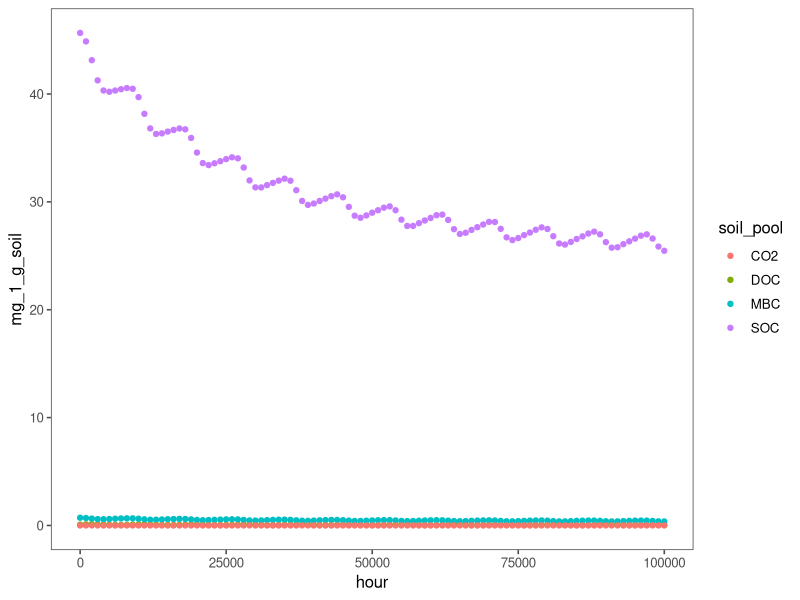

Write R code to recreate this figure.
library(tidyverse)
library(ggthemes)

########################
###Non-param Constants##
########################

temp_ref <- 283

#########################
##CON System Parameters##
#########################

u_M = 0.002
a_SD = 0.33
a_DS = 0.33
a_M = 0.33
a_MSC = 0.5
k_S_ref = 0.000025
k_D_ref = 0.005
k_M_ref = 0.0002
Ea_S = 75
Ea_D = 50
Ea_M = 50

######################################
##Temperature perturbation functions##
######################################

temp_gen <- function(hour, temp_ref) {
    temp <- temp_ref + hour / (20 * 24 * 365) + 10 * sin((2 * pi / 24) * hour) + 10 * sin((2 * pi / (24 * 365)) * hour)
    return(temp)
}

temp_gen_vec <- Vectorize(temp_gen)

arrhenius_temp_dep <- function(parameter, temp, Ea, temp_ref){
    modified_parameter <- parameter * exp(-Ea / 0.008314 * (1 / temp - 1 / temp_ref))
    return(modified_parameter)
}

arrhenius_temp_dep_vec <- Vectorize(arrhenius_temp_dep)

linear_temp_dep <- function(parameter, temp, Q, temp_ref){
    modified_parameter <- parameter - Q * (temp - temp_ref)
    return(modified_parameter)
}

linear_temp_dep_vec <- Vectorize(linear_temp_dep)

df_temp <- read_csv("synthetic_temp.csv")
hour <- df_temp$hour

temp_vec <- temp_gen_vec(hour, temp_ref)

##########################
##Process synthetic data##
##########################

df_temp <- read_csv("synthetic_temp.csv")
hour <- df_temp$hour

temps <- temp_gen_vec(hour, temp_ref)
k_S <- arrhenius_temp_dep_vec(k_S_ref, temps, Ea_S, temp_ref)
k_D <- arrhenius_temp_dep_vec(k_D_ref, temps, Ea_D, temp_ref) 
k_M <- arrhenius_temp_dep_vec(k_M_ref, temps, Ea_M, temp_ref) 

df_CON_sol <- read_csv("CON_synthetic_soln.csv")
SOC <- as.numeric(df_CON_sol[1,])
DOC <- as.numeric(df_CON_sol[2,])
MBC <- as.numeric(df_CON_sol[3,])

CO2 <- (k_S * SOC * (1 - a_SD)) + (k_D * DOC * (1 - a_DS)) + (k_M * MBC * (1 - a_M)) 

df.CON <- data.frame(hour, SOC, DOC, MBC, CO2)

df.CON.plot.slice <- df.CON %>% slice(which(row_number() %% 100 == 1)) %>% pivot_longer(!hour, names_to = "soil_pool", values_to = "mg_1_g_soil")
write_csv(df.CON, "CON_synthetic_sol_df.csv")

plot.CON.slice <- ggplot(data = df.CON.plot.slice, aes(x = hour, y = mg_1_g_soil, colour = soil_pool)) + geom_point() + theme_few()
